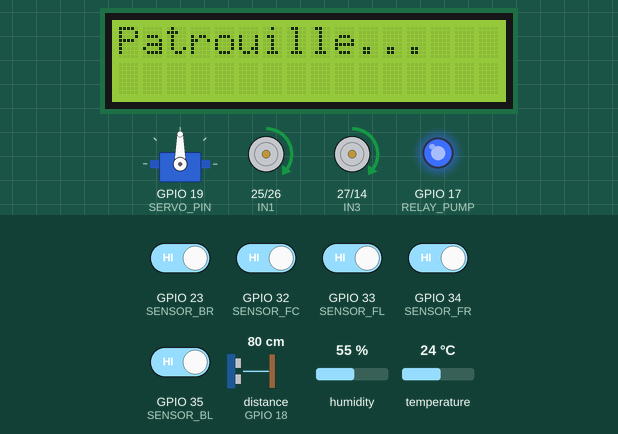
A sketch run on a simulated ESP32. On the bench: 16×2 character LCD, servo, motor-driver pin pairs drawn as motors (green arrow = first pin HIGH = forward, orange = second pin HIGH = backward, longer = more drive, scaled by the enable pin), output pins drawn as LEDs (lit = HIGH). Wiring (from diagram.json): ultrasonic range finder: trigger GPIO 5; echo GPIO 18. Inputs (shaded band) come from the test bench; at power-on: GPIO 23 (SENSOR_BR), GPIO 32 (SENSOR_FC), GPIO 33 (SENSOR_FL), GPIO 34 (SENSOR_FR), GPIO 35 (SENSOR_BL) HIGH, humidity 55 %, temperature 24 °C, distance to the obstacle (sensor on GPIO 18) 80 cm. The echo pulse lasts 58.3 µs per cm; pins used as bus, display or sensor lines are not drawn; what the sketch prints to the serial monitor is not drawn.

Above: at 1.2 s.
1.3 s: GPIO 23 (SENSOR_BR) driven LOW
At 3.2 s:
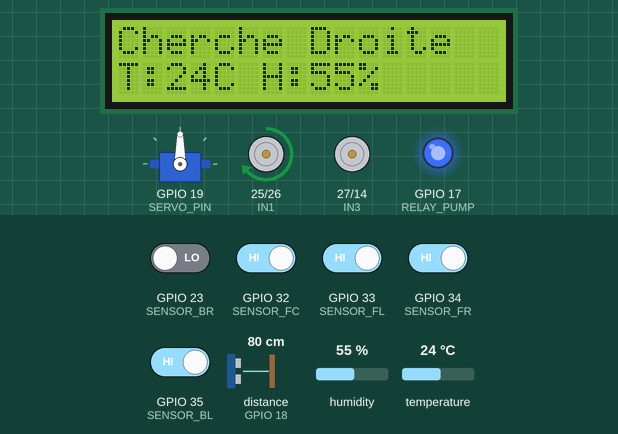
3.5 s: GPIO 33 (SENSOR_FL) driven LOW
At 4.2 s:
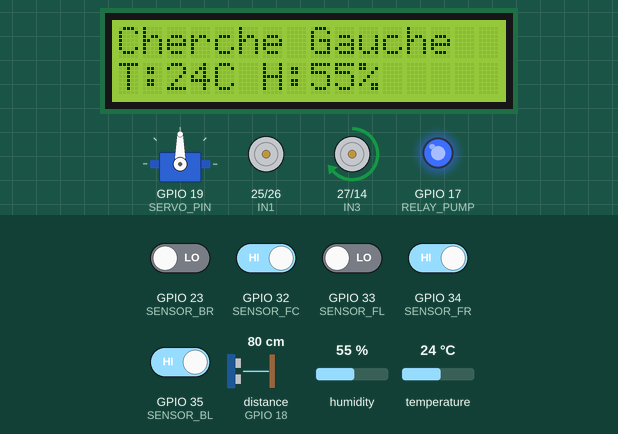
5.0 s: humidity set to 22 %
At 7.0 s:
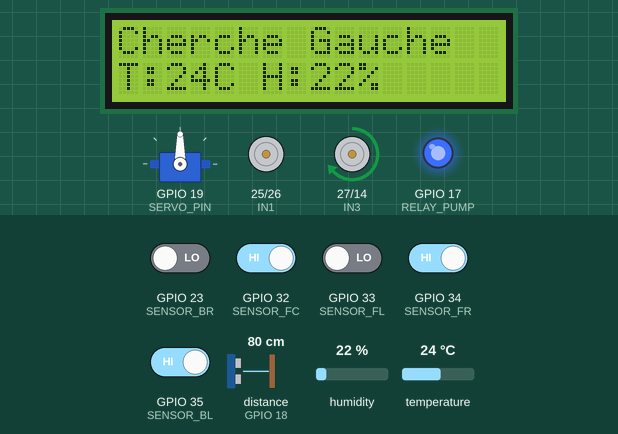
7.5 s: temperature set to 12 °C
At 10.8 s:
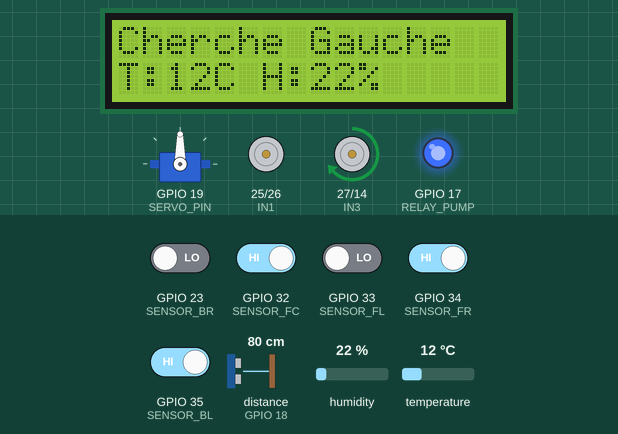
11.5 s: GPIO 33 (SENSOR_FL) driven HIGH
At 12.7 s:
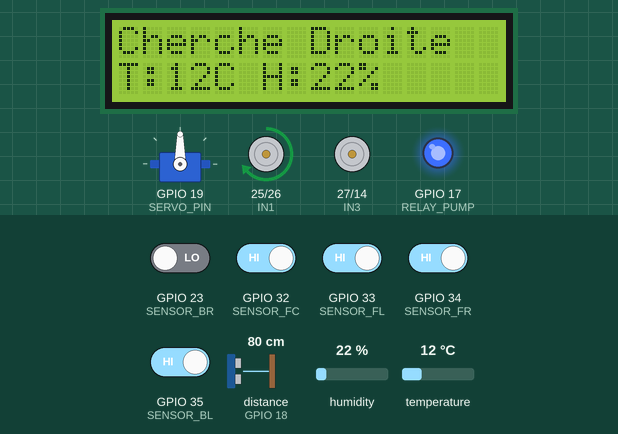
13.0 s: GPIO 23 (SENSOR_BR) driven HIGH
At 14.0 s:
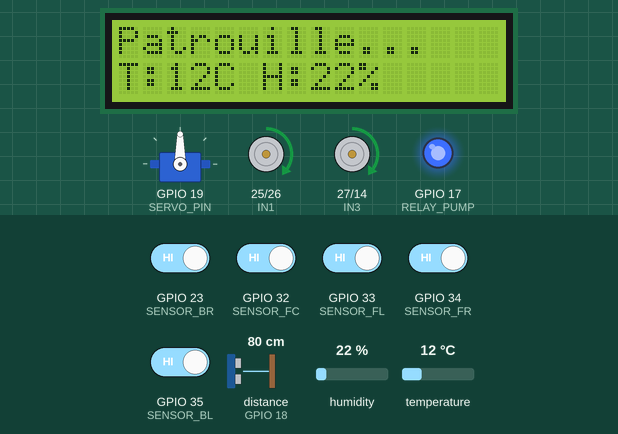
Timing chart, 0 to 15.5 s (numbered marks = the images above; inputs shaded):
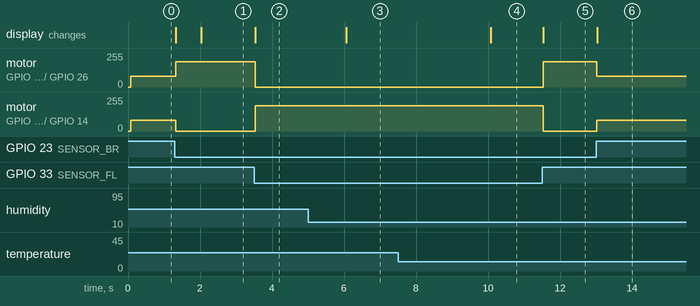

Measured:
- after the input at 1.3 s, motor on GPIO 25 (IN1) / GPIO 26 (IN2): forward 80/255 → forward 190/255 at once; motor on GPIO 27 (IN3) / GPIO 14 (IN4): forward 80/255 → stopped at once; the display: first changes at once (image 1 shows a later state)
- after the input at 3.5 s, motor on GPIO 25 (IN1) / GPIO 26 (IN2): forward 190/255 → stopped at once; motor on GPIO 27 (IN3) / GPIO 14 (IN4): stopped → forward 190/255 at once; the display: changes at once (image 2)
- after the input at 5.0 s, the display: changes after 1.1 s (image 3)
- after the input at 7.5 s, the display: changes after 2.6 s (image 4)
- after the input at 11.5 s, motor on GPIO 25 (IN1) / GPIO 26 (IN2): stopped → forward 190/255 at once; motor on GPIO 27 (IN3) / GPIO 14 (IN4): forward 190/255 → stopped at once; the display: changes at once (image 5)
- after the input at 13.0 s, motor on GPIO 25 (IN1) / GPIO 26 (IN2): forward 190/255 → forward 80/255 at once; motor on GPIO 27 (IN3) / GPIO 14 (IN4): stopped → forward 80/255 at once; the display: changes at once (image 6)

The sketch:

sketch.ino
```cpp
#include <ESP32Servo.h>
#include <Wire.h>
#include <LiquidCrystal_I2C.h>
#include <DHT.h>

// ============================================================
//  1. RÉGLAGES DES VITESSES
// ============================================================
#define V_PATROUILLE  80
#define V_ROTATION    190
#define V_RECUL       90

// ============================================================
//  2. CONFIGURATION MATERIELLE
// ============================================================
#define RELAY_PUMP  17
#define SENSOR_FC   32
#define SENSOR_FL   33
#define SENSOR_FR   34
#define SENSOR_BL   35
#define SENSOR_BR   23

#define TRIG_PIN    5
#define ECHO_PIN    18
#define SERVO_PIN   19

#define FEU_DETECTE LOW
#define POMPE_ON    LOW
#define POMPE_OFF   HIGH

#define IN1 25
#define IN2 26
#define IN3 27
#define IN4 14
#define ENA 12
#define ENB 13

DHT dht(15, DHT22);
LiquidCrystal_I2C lcd(0x27, 16, 2);
Servo myservo;

int servoPos = 90;
int servoDir = 5;
unsigned long tServo = 0;

// ============================================================
//  3. SETUP
// ============================================================
void setup() {
  pinMode(RELAY_PUMP, OUTPUT);
  digitalWrite(RELAY_PUMP, POMPE_OFF);

  Serial.begin(115200);
  Serial.println("--- SYSTEME PRET ---");

  dht.begin();

  lcd.init();
  lcd.backlight();

  pinMode(IN1, OUTPUT);
  pinMode(IN2, OUTPUT);
  pinMode(IN3, OUTPUT);
  pinMode(IN4, OUTPUT);
  pinMode(ENA, OUTPUT);
  pinMode(ENB, OUTPUT);

  ESP32PWM::allocateTimer(0);
  myservo.attach(SERVO_PIN, 500, 2400);
  myservo.write(90);

  pinMode(SENSOR_FC, INPUT);
  pinMode(SENSOR_FL, INPUT);
  pinMode(SENSOR_FR, INPUT);
  pinMode(SENSOR_BL, INPUT);
  pinMode(SENSOR_BR, INPUT);

  pinMode(TRIG_PIN, OUTPUT);
  pinMode(ECHO_PIN, INPUT);

  lcd.setCursor(0, 0);
  lcd.print("Robot Pret");
}

// ============================================================
//  4. LOOP
// ============================================================
void loop() {
  bool fc = (digitalRead(SENSOR_FC) == FEU_DETECTE);
  bool fl = (digitalRead(SENSOR_FL) == FEU_DETECTE);
  bool fr = (digitalRead(SENSOR_FR) == FEU_DETECTE);
  bool bl = (digitalRead(SENSOR_BL) == FEU_DETECTE);
  bool br = (digitalRead(SENSOR_BR) == FEU_DETECTE);

  long dist = mesurer();

  // --- ACTION POMPE : feu devant + distance < 50 cm ---
  if (fc && dist < 50) {
    stopMoteurs();

    digitalWrite(RELAY_PUMP, POMPE_ON);

    lcd.setCursor(0, 0);
    lcd.print("FEU! DIST:");
    lcd.print(dist);
    lcd.print("cm ");

    // Balayage du servo
    if (millis() - tServo > 30) {
      tServo = millis();

      servoPos += servoDir;

      if (servoPos >= 120 || servoPos <= 60) {
        servoDir *= -1;
      }

      myservo.write(servoPos);
    }
  }

  else {
    digitalWrite(RELAY_PUMP, POMPE_OFF);
    myservo.write(90);

    // --- Recherche feu gauche ---
    if (fl || bl) {
      lcd.setCursor(0, 0);
      lcd.print("Cherche Gauche ");
      tournerGauche();
    }

    // --- Recherche feu droite ---
    else if (fr || br) {
      lcd.setCursor(0, 0);
      lcd.print("Cherche Droite ");
      tournerDroite();
    }

    // --- Patrouille normale ---
    else {
      if (dist < 40) {
        eviterObstacle();
      } else {
        avancer(V_PATROUILLE);

        lcd.setCursor(0, 0);
        lcd.print("Patrouille...  ");
      }
    }
  }

  // --- Affichage temperature et humidite ---
  static unsigned long lastDHT = 0;

  if (millis() - lastDHT > 2000) {
    lastDHT = millis();

    float temperature = dht.readTemperature();
    float humidity = dht.readHumidity();

    lcd.setCursor(0, 1);

    lcd.print("T:");
    lcd.print((int)temperature);
    lcd.print("C H:");
    lcd.print((int)humidity);
    lcd.print("% ");
  }
}

// ============================================================
//  5. FONCTIONS OUTILS
// ============================================================

long mesurer() {
  digitalWrite(TRIG_PIN, LOW);
  delayMicroseconds(2);

  digitalWrite(TRIG_PIN, HIGH);
  delayMicroseconds(10);

  digitalWrite(TRIG_PIN, LOW);

  long d = pulseIn(ECHO_PIN, HIGH, 25000);

  if (d == 0) {
    return 999;
  }

  return d * 0.034 / 2;
}

void eviterObstacle() {
  stopMoteurs();
  delay(150);

  reculer(V_RECUL);
  delay(600);

  tournerDroite();
  delay(800);

  stopMoteurs();
}

void tournerDroite() {
  digitalWrite(IN1, HIGH);
  digitalWrite(IN2, LOW);
  analogWrite(ENA, V_ROTATION);

  digitalWrite(IN3, LOW);
  digitalWrite(IN4, HIGH);
  analogWrite(ENB, 0);
}

void tournerGauche() {
  digitalWrite(IN3, HIGH);
  digitalWrite(IN4, LOW);
  analogWrite(ENB, V_ROTATION);

  digitalWrite(IN1, LOW);
  digitalWrite(IN2, HIGH);
  analogWrite(ENA, 0);
}

void avancer(int v) {
  digitalWrite(IN1, HIGH);
  digitalWrite(IN2, LOW);

  digitalWrite(IN3, HIGH);
  digitalWrite(IN4, LOW);

  analogWrite(ENA, v);
  analogWrite(ENB, v);
}

void reculer(int v) {
  digitalWrite(IN1, LOW);
  digitalWrite(IN2, HIGH);

  digitalWrite(IN3, LOW);
  digitalWrite(IN4, HIGH);

  analogWrite(ENA, v);
  analogWrite(ENB, v);
}

void stopMoteurs() {
  digitalWrite(IN1, LOW);
  digitalWrite(IN2, LOW);

  digitalWrite(IN3, LOW);
  digitalWrite(IN4, LOW);

  analogWrite(ENA, 0);
  analogWrite(ENB, 0);
}
```
